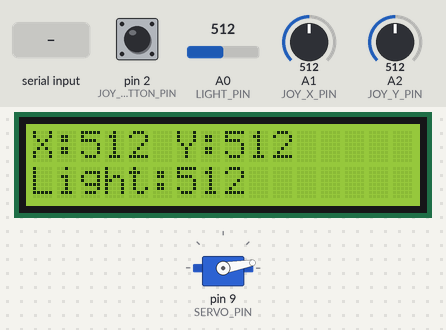
Bench run of a sketch on a simulated Arduino Uno, built with avr-gcc and run on an emulated ATmega328P. On the bench: 16×2 character LCD, servo. Inputs (shaded band) come from the test bench; at power-on: pin 2 (JOY_BUTTON_PIN) HIGH, A0 (LIGHT_PIN) = 512, A1 (JOY_X_PIN) = 512, A2 (JOY_Y_PIN) = 512. What the sketch prints to the serial monitor is not drawn.

Above: at 1.2 s.
1.3 s: "LCD:1\n" received over Serial
At 2.5 s:
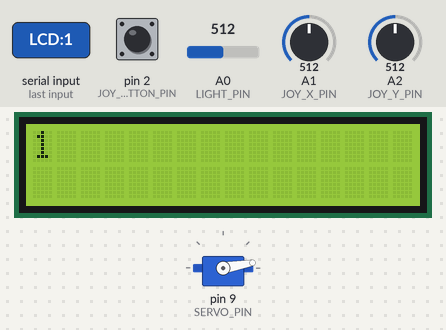
2.8 s: "SERVO:150\n" received over Serial
At 3.9 s:
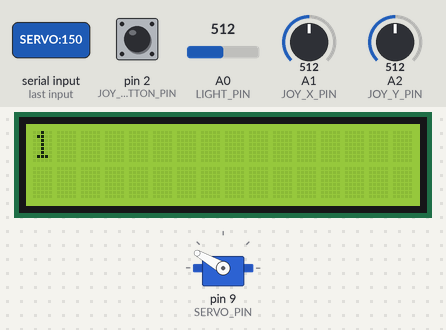
Timing chart, 0 to 5.8 s (numbered marks = the images above; inputs shaded):
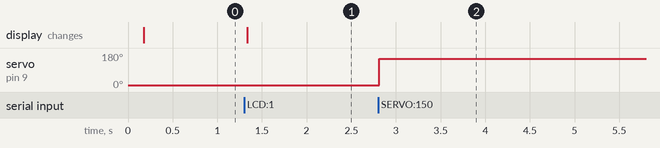

The sketch:

alamo_vault.ino
```cpp
#include <Wire.h>
#include <Servo.h>
#include <hd44780.h>
#include <hd44780ioClass/hd44780_I2Cexp.h>

hd44780_I2Cexp lcd;
Servo servo;

const int LIGHT_PIN = A0;
const int JOY_X_PIN = A1;
const int JOY_Y_PIN = A2;
const int JOY_BUTTON_PIN = 2;  // the joystick button: reported on the serial line, and the Tower challenge uses it to submit the code
const int SERVO_PIN = 9;

const int SERVO_CLOSED_ANGLE = 10;

bool lcdWorking = false;
int servoAngle = SERVO_CLOSED_ANGLE;
unsigned long lastUpdate = 0;

// Set once the Raspberry Pi sends a real LCD command, so the screen shows
// the live sensor readout (handy for a standalone wiring check) until then.
bool lcdOverrideActive = false;

// --- Incoming commands from the Raspberry Pi, over the same Serial link ---
// Newline-terminated, tag-prefixed lines:
//   LCD:<line1>|<line2>
//   SERVO:<angle 0-180>
// Any other tag (e.g. RGB:/LED:/BEEP:, for hardware this shield doesn't
// have) is ignored - the Pi already drops those before sending.
String cmdBuffer;

void writeLcdLine(uint8_t row, String text) {
  if (text.length() > 16) text.remove(16);
  lcd.setCursor(0, row);
  for (uint8_t i = 0; i < 16; i++) {
    lcd.write(i < text.length() ? text[i] : ' ');
  }
}

void applyCommand(const String &line) {
  int sep = line.indexOf(':');
  if (sep < 0) return;
  String tag = line.substring(0, sep);
  String payload = line.substring(sep + 1);

  if (tag == "LCD") {
    int bar = payload.indexOf('|');
    String line1 = bar >= 0 ? payload.substring(0, bar) : payload;
    String line2 = bar >= 0 ? payload.substring(bar + 1) : "";
    lcdOverrideActive = true;
    if (lcdWorking) {
      writeLcdLine(0, line1);
      writeLcdLine(1, line2);
    }
  } else if (tag == "SERVO") {
    servoAngle = constrain(payload.toInt(), 0, 180);
    servo.write(servoAngle);
  }
  // else: unrecognized tag, ignored.
}

void pollCommands() {
  while (Serial.available() > 0) {
    char c = (char)Serial.read();
    if (c == '\n') {
      cmdBuffer.trim();
      if (cmdBuffer.length() > 0) applyCommand(cmdBuffer);
      cmdBuffer = "";
    } else if (c != '\r') {
      cmdBuffer += c;
      if (cmdBuffer.length() > 64) cmdBuffer = ""; // guard against a stuck/garbled line
    }
  }
}

void setup() {
  Serial.begin(9600);

  pinMode(JOY_BUTTON_PIN, INPUT_PULLUP);

  int lcdStatus = lcd.begin(16, 2);
  lcdWorking = (lcdStatus == 0);

  if (lcdWorking) {
    lcd.backlight();
    lcd.clear();
    lcd.print("Starting...");
  } else {
    Serial.print("LCD error: ");
    Serial.println(lcdStatus);
  }

  // The vault stays closed until the server sends SERVO:<angle> on ALAMO_DONE.
  servo.attach(SERVO_PIN);
  servo.write(servoAngle);

  Serial.println("Alamo vault ready. Waiting for the Pi relay...");
}

void loop() {
  pollCommands();

  if (millis() - lastUpdate < 150) {
    return;
  }
  lastUpdate = millis();

  int x = analogRead(JOY_X_PIN);
  int y = analogRead(JOY_Y_PIN);
  int light = analogRead(LIGHT_PIN);
  bool pressed = digitalRead(JOY_BUTTON_PIN) == LOW;

  Serial.print("X: ");
  Serial.print(x);
  Serial.print("  Y: ");
  Serial.print(y);
  Serial.print("  Light: ");
  Serial.print(light);
  Serial.print("  Servo: ");
  Serial.print(servoAngle);
  Serial.print("  Button: ");
  Serial.println(pressed ? "PRESSED" : "released");

  // Once the Pi has sent a real LCD command, it owns the screen; until then
  // keep showing the live sensor readout (handy for standalone wiring tests).
  if (lcdWorking && !lcdOverrideActive) {
    writeLcdLine(0, String("X:") + x + " Y:" + y);
    writeLcdLine(1, String("Light:") + light);
  }
}
```

Measured:
- after the input at 1.3 s, the display: changes at once (image 1)
- after the input at 2.8 s, servo on pin 9 (SERVO_PIN): 10° → 150° at once
